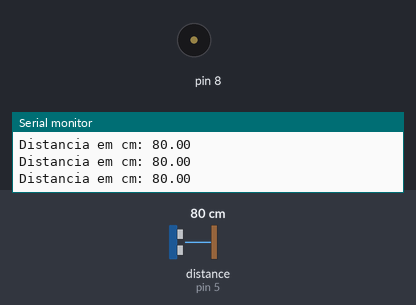
Recording of a sketch running on a simulated Arduino Uno, built with avr-gcc and run on an emulated ATmega328P. Shown: buzzer (waves = sounding), the last lines printed to the serial monitor. The test bench sets the inputs (shaded band); at power-on: distance to the obstacle (sensor on pin 5) 80 cm. The echo pulse lasts 58.3 µs per cm.

Above: at 1.3 s.
1.4 s: distance to the obstacle (sensor on pin 5) set to 11 cm
2.9 s: distance to the obstacle (sensor on pin 5) set to 8 cm
At 3.4 s:
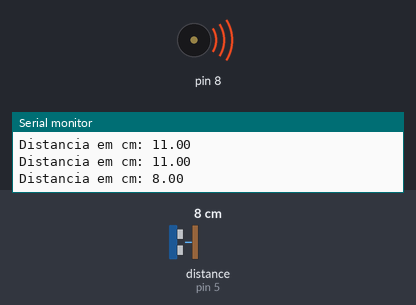
4.5 s: distance to the obstacle (sensor on pin 5) set to 120 cm
At 5.0 s:
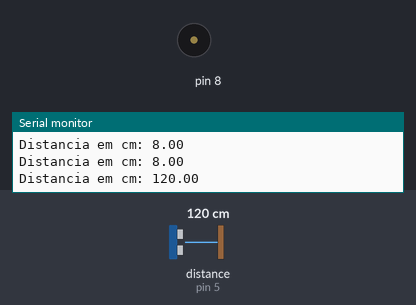
7.5 s: distance to the obstacle (sensor on pin 5) set to 2 cm
At 8.8 s:
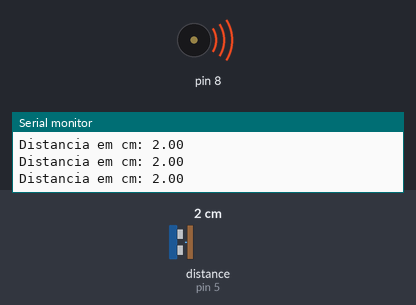
Timing chart, 0 to 10.5 s (numbered marks = the images above; inputs shaded):
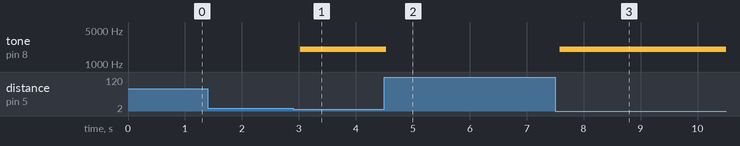

The sketch:

distance_sensor_w_buzzer.ino
```cpp
#include <Ultrasonic.h>

#define pino_trigger 4
#define pino_echo 5

Ultrasonic ultrasonic(pino_trigger, pino_echo);

void setup() {
  pinMode(8, OUTPUT);
  Serial.begin(9600);
  Serial.println("Sensor de distancia: ");

}

void loop() {
  float distancia = ultrasonic.read();
  if(distancia < 10) {
    tone(8, 2000);
  } else {
    noTone(8);
  }

  //distancia = ultrasonic.convert(tempo, Ultrasonic::CM)

  Serial.print("Distancia em cm: ");
  Serial.println(distancia);
  delay(500);
}
```

Measured:
- the behaviour switches between 10 and 9 cm on distance to the obstacle (sensor on pin 5) (found by bisection; images 0 and 1)
- after the input at 2.9 s, tone on pin 8: silent → 2000 Hz after 0.12 s
- after the input at 4.5 s, tone on pin 8: 2000 Hz → silent at once
- after the input at 7.5 s, tone on pin 8: silent → 2000 Hz after 0.08 s
